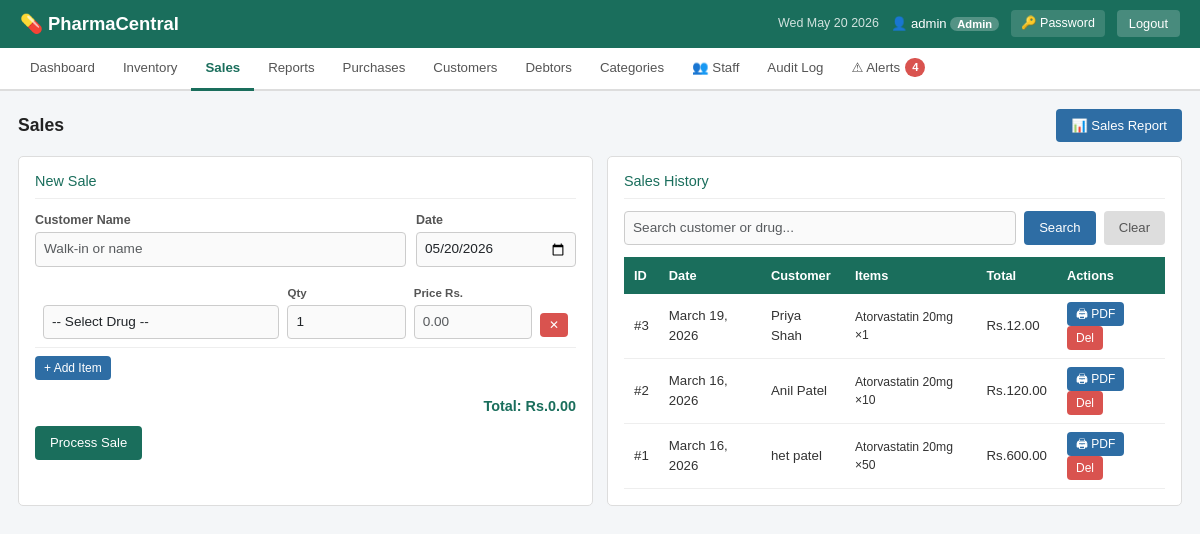
The app's page /sales/ (signed in) with its own data.
### inventory/models.py (models this page shows, shortened)
class Sale(models.Model):
    customer_name = models.CharField(max_length=200, default='Walk-in')
    customer = models.ForeignKey(Customer, null=True, blank=True, on_delete=models.SET_NULL, related_name='sales')
    total_amount = models.DecimalField(max_digits=12, decimal_places=2, default=0)
    sale_date = models.DateField(default=date.today)
    created_by = models.ForeignKey(User, null=True, blank=True, on_delete=models.SET_NULL, related_name='sales')
    created_at = models.DateTimeField(auto_now_add=True)
    notes = models.TextField(blank=True)
    class Meta:
        ordering = ['-sale_date', '-created_at']

class SaleItem(models.Model):
    sale = models.ForeignKey(Sale, on_delete=models.CASCADE, related_name='items')
    drug = models.ForeignKey(Drug, on_delete=models.PROTECT, related_name='sale_items')
    quantity = models.PositiveIntegerField()
    unit_price = models.DecimalField(max_digits=10, decimal_places=2)

class Drug(models.Model):
    code = models.CharField(max_length=50, unique=True)
    name = models.CharField(max_length=200)
    description = models.TextField(blank=True)
    category = models.ForeignKey(DrugCategory, null=True, blank=True, on_delete=models.SET_NULL, related_name='drugs')
    quantity = models.PositiveIntegerField(default=0)
    minimum_quantity = models.PositiveIntegerField(default=10)
    unit_price = models.DecimalField(max_digits=10, decimal_places=2)
    expiry_date = models.DateField()
    supplier = models.CharField(max_length=200, blank=True)
    created_at = models.DateTimeField(auto_now_add=True)
    updated_at = models.DateTimeField(auto_now=True)
    class Meta:
        ordering = ['name']

### inventory/views.py (the view)
# urls.py: path('sales/',                       views.sales_list,       name='sales_list'),
@login_required
def sales_list(request):
    query = request.GET.get('query', '')
    sales = Sale.objects.prefetch_related('items__drug').all()
    if query:
        sales = sales.filter(
            Q(customer_name__icontains=query) | Q(items__drug__name__icontains=query)
        ).distinct()
    ctx = base_ctx(request)
    ctx.update({
        'sales': sales, 'query': query,
        'drugs': Drug.objects.select_related('category').filter(expiry_date__gte=date.today()),
        'customers': Customer.objects.all(),
    })
    return render(request, 'inventory/sales.html', ctx)

### inventory/views.py (called while the page is built)
def is_admin(user):
    return user.is_authenticated and (user.is_superuser or user.is_staff)

def base_ctx(request):
    return {'alert_count': len(build_alerts()), 'is_admin': is_admin(request.user)}

### inventory/templates/inventory/sales.html (shortened to what this page needs)
{% extends 'inventory/base.html' %}
{% block content %}
<div class="page-header">
  <h2 class="page-title">Sales</h2>
  <a href="{% url 'sales_report' %}" class="btn btn-blue">📊 Sales Report</a>
</div>
<div class="two-col">
  <div class="form-box">
    <h3>New Sale</h3>
    <form method="post" action="{% url 'sale_create' %}" id="saleForm">
      <div class="form-row">
        <div class="form-group">
          <label>Customer Name</label>
          <input type="text" name="customer_name" class="form-control" placeholder="Walk-in or name" list="customerSuggestions">
        </div>
        <div class="form-group" style="max-width:160px">
          <label>Date</label>
          <input type="date" name="sale_date" class="form-control" id="saleDateField">
        </div>
      </div>
      <div id="saleItemsContainer"></div>
      <button type="button" class="btn btn-blue btn-sm" onclick="addSaleRow()" style="margin:8px 0">+ Add Item</button>
      <div class="sale-total">Total: Rs.<span id="saleGrandTotal">0.00</span></div>
      <button type="submit" class="btn btn-green">Process Sale</button>
    </form>
  </div>
  <div class="form-box">
    <h3>Sales History</h3>
    <form method="get" class="search-bar" style="margin-bottom:12px">
      <input type="text" name="query" value="{{ query }}" placeholder="Search customer or drug..." class="form-control">
      <button type="submit" class="btn btn-blue">Search</button>
      <a href="{% url 'sales_list' %}" class="btn" style="background:#ddd;color:#555">Clear</a>
    </form>
    {% if sales %}
    <div class="table-wrap">
      <table>
        <thead><tr><th>ID</th><th>Date</th><th>Customer</th><th>Items</th><th>Total</th><th>Actions</th></tr></thead>
        <tbody>
          {% for sale in sales %}
          <tr>
            <td>#{{ sale.id }}</td>
            <td>{{ sale.sale_date }}</td>
            <td>{{ sale.customer_name }}</td>
            <td style="font-size:0.76rem">{% for item in sale.items.all %}{{ item.drug.name }} ×{{ item.quantity }}{% if not forloop.last %}, {% endif %}{% endfor %}</td>
            <td>Rs.{{ sale.total_amount }}</td>
            <td>
              <a href="{% url 'sale_invoice_pdf' sale.pk %}" class="btn btn-blue btn-sm" target="_blank">🖨 PDF</a>
              {% if is_admin %}<a href="{% url 'sale_delete' sale.pk %}" class="btn btn-red btn-sm">Del</a>{% endif %}
            </td>
          </tr>
          {% endfor %}
        </tbody>
      </table>
    </div>
    {% else %}
    <p class="no-data">No sales found.</p>
    {% endif %}
  </div>
</div>
{% endblock %}

### inventory/templates/inventory/base.html (shortened to what this page needs)
<!DOCTYPE html>
<html lang="en">
<head>
{% load static %}
<link href="https://cdn.jsdelivr.net/npm/bootstrap@5.3.3/dist/css/bootstrap.min.css" rel="stylesheet">
<link rel="stylesheet" href="{% static 'css/style.css' %}?v=20260319">
</head>
<body>
<header>
  <div class="header-left">
    <span class="logo">💊 PharmaCentral</span>
  </div>
  <div class="header-right">
    <span class="date-display" id="headerDate"></span>
    {% if user.is_authenticated %}
      <span class="user-info">
        👤 {{ user.username }}
        {% if user.is_staff or user.is_superuser %}
          <span class="role-badge">Admin</span>
        {% else %}
          <span class="role-badge salesperson">Staff</span>
        {% endif %}
      </span>
      <a href="{% url 'change_password' %}" class="btn-header">🔑 Password</a>
      <a href="{% url 'logout' %}" class="btn-logout">Logout</a>
    {% endif %}
  </div>
</header>
{% if user.is_authenticated %}
<nav class="main-nav">
  <a href="{% url 'dashboard' %}"      class="nav-link {% if request.resolver_match.url_name == 'dashboard' %}active{% endif %}">Dashboard</a>
  <a href="{% url 'inventory_list' %}" class="nav-link {% if 'inventory' in request.resolver_match.url_name or request.resolver_match.url_name == 'drug_add' %}active{% endif %}">Inventory</a>
  <a href="{% url 'sales_list' %}"     class="nav-link {% if request.resolver_match.url_name == 'sales_list' %}active{% endif %}">Sales</a>
  <a href="{% url 'sales_report' %}"   class="nav-link {% if 'sales_report' in request.resolver_match.url_name %}active{% endif %}">Reports</a>
  <a href="{% url 'purchase_list' %}"  class="nav-link {% if 'purchase' in request.resolver_match.url_name %}active{% endif %}">Purchases</a>
  <a href="{% url 'customer_list' %}"  class="nav-link {% if 'customer' in request.resolver_match.url_name %}active{% endif %}">Customers</a>
  <a href="{% url 'debtor_list' %}"    class="nav-link {% if 'debtor' in request.resolver_match.url_name %}active{% endif %}">Debtors</a>
  {% if is_admin %}
  <a href="{% url 'category_list' %}"  class="nav-link {% if 'category' in request.resolver_match.url_name %}active{% endif %}">Categories</a>
  <a href="{% url 'staff_list' %}"     class="nav-link {% if 'staff' in request.resolver_match.url_name %}active{% endif %}">👥 Staff</a>
  <a href="{% url 'audit_log' %}"      class="nav-link {% if request.resolver_match.url_name == 'audit_log' %}active{% endif %}">Audit Log</a>
  {% endif %}
  <a href="{% url 'alerts' %}" class="nav-link {% if request.resolver_match.url_name == 'alerts' %}active{% endif %}">
    ⚠ Alerts{% if alert_count %} <span class="alert-badge">{{ alert_count }}</span>{% endif %}
  </a>
</nav>
{% endif %}
<div class="main-content">
  {% block content %}{% endblock %}
</div>
</body>
</html>

### static/css/style.css (style rules this page uses)
* { box-sizing: border-box; margin: 0; padding: 0; }
body { font-family: Arial, sans-serif; background: #f4f6f8; color: #333; font-size: 14px; }
header { background: #1a6e5c; color: white; padding: 10px 20px; display: flex; align-items: center; justify-content: space-between; flex-wrap: wrap; gap: 8px; }
.logo { font-size: 1.15rem; font-weight: bold; }
.header-right { display: flex; align-items: center; gap: 12px; flex-wrap: wrap; }
.date-display { font-size: 0.78rem; opacity: 0.8; }
.user-info { font-size: 0.82rem; }
.role-badge { background: rgba(255,255,255,0.25); padding: 1px 7px; border-radius: 10px; font-size: 0.7rem; font-weight: bold; }
.btn-header { background: rgba(255,255,255,0.15); color: white; padding: 4px 10px; border-radius: 4px; text-decoration: none; font-size: 0.78rem; }
.btn-logout { background: rgba(255,255,255,0.2); color: white; padding: 4px 12px; border-radius: 4px; text-decoration: none; font-size: 0.8rem; }
.main-nav { background: #fff; border-bottom: 2px solid #ddd; display: flex; flex-wrap: wrap; padding: 0 16px; }
.nav-link { padding: 10px 14px; text-decoration: none; font-size: 0.83rem; color: #555; border-bottom: 3px solid transparent; margin-bottom: -2px; display: inline-flex; align-items: center; gap: 5px; }
.nav-link.active { color: #1a6e5c; border-bottom-color: #1a6e5c; font-weight: bold; }
.alert-badge { background: #d9534f; color: white; border-radius: 10px; padding: 1px 7px; font-size: 0.7rem; font-weight: bold; }
.main-content { padding: 18px; max-width: 1200px; margin: 0 auto; }
.page-title { font-size: 1.1rem; font-weight: bold; color: #222; margin-bottom: 14px; }
.page-header { display: flex; align-items: center; justify-content: space-between; margin-bottom: 14px; }
.page-header .page-title { margin-bottom: 0; }
.form-box { background: #fff; border: 1px solid #ddd; border-radius: 5px; padding: 16px; margin-bottom: 16px; }
.form-box h3 { font-size: 0.9rem; margin-bottom: 12px; color: #1a6e5c; border-bottom: 1px solid #eee; padding-bottom: 7px; }
.form-row { display: flex; flex-wrap: wrap; gap: 10px; margin-bottom: 10px; }
.form-group { display: flex; flex-direction: column; gap: 3px; flex: 1; min-width: 130px; }
.form-group label { font-size: 0.78rem; color: #555; font-weight: bold; }
.form-control { padding: 6px 8px; border: 1px solid #ccc; border-radius: 4px; font-size: 0.85rem; font-family: Arial, sans-serif; background: #fafafa; width: 100%; }
.btn { padding: 7px 15px; border: none; border-radius: 4px; cursor: pointer; font-size: 0.82rem; font-family: Arial, sans-serif; text-decoration: none; display: inline-block; }
.btn-green { background: #1a6e5c; color: #fff; }
.btn-red { background: #d9534f; color: #fff; }
.btn-blue { background: #2e6da4; color: #fff; }
.btn-sm { padding: 3px 9px; font-size: 0.75rem; }
.search-bar { display: flex; gap: 8px; flex-wrap: wrap; align-items: center; margin-bottom: 12px; }
.search-bar .form-control { flex: 1; min-width: 180px; }
.table-wrap { overflow-x: auto; }
table { width: 100%; border-collapse: collapse; }
thead { background: #1a6e5c; color: white; }
thead th { padding: 9px 10px; text-align: left; font-size: 0.8rem; white-space: nowrap; }
tbody tr { border-bottom: 1px solid #eee; }
tbody td { padding: 8px 10px; font-size: 0.83rem; }
.two-col { display: grid; grid-template-columns: 1fr 1fr; gap: 14px; }
.sale-total { text-align: right; font-size: 0.9rem; font-weight: bold; padding: 8px 0; color: #1a6e5c; }

### records on screen
Sale: id "3", sale_date "March 19, 2026", customer_name "Priya Shah", total_amount "12.00"
SaleItem: drug.name "Atorvastatin 20mg", quantity "1"
Sale: id "2", sale_date "March 16, 2026", customer_name "Anil Patel", total_amount "120.00"
SaleItem: drug.name "Atorvastatin 20mg", quantity "10"
Sale: id "1", sale_date "March 16, 2026", customer_name "het patel", total_amount "600.00"
SaleItem: drug.name "Atorvastatin 20mg", quantity "50"

### other values on screen
{{ user.username }} "admin"
{{ alert_count }} "4"
